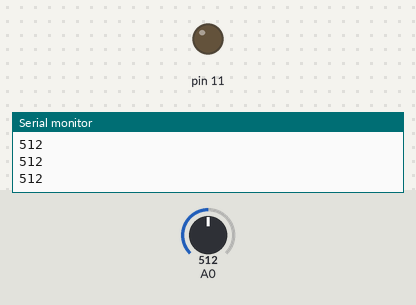
A sketch run on a simulated Arduino Uno, built with avr-gcc and run on an emulated ATmega328P. Parts: output pins drawn as LEDs (lit = HIGH), the last lines printed to the serial monitor. Inputs (shaded band) come from the test bench; at power-on: A0 = 512.

Above: at 1.2 s.
1.3 s: A0 set to 511
At 2.2 s:
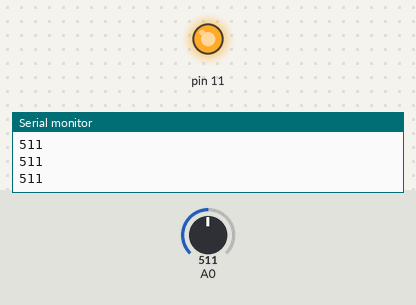
2.8 s: A0 set to 716
At 3.4 s:
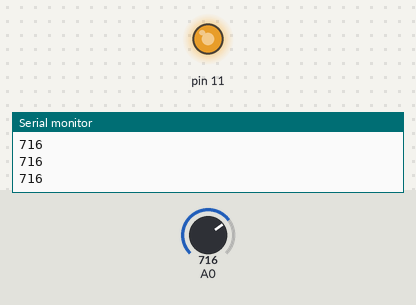
4.3 s: A0 set to 757
At 5.5 s:
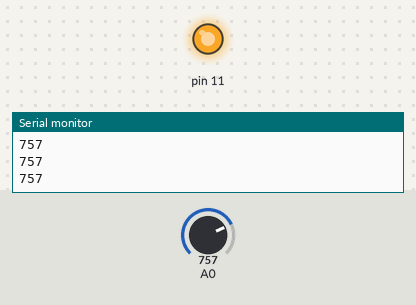
5.8 s: A0 set to 768
At 7.0 s:
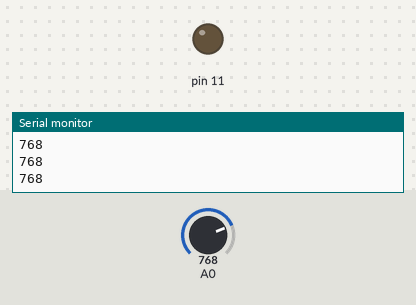
7.3 s: A0 set to 900
At 8.0 s:
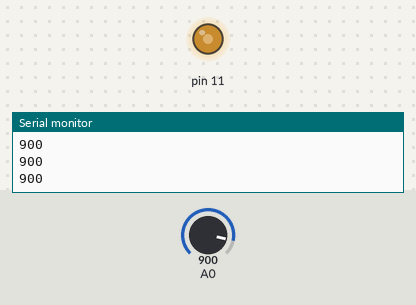
Timing chart, 0 to 9.8 s (numbered marks = the images above; inputs shaded):
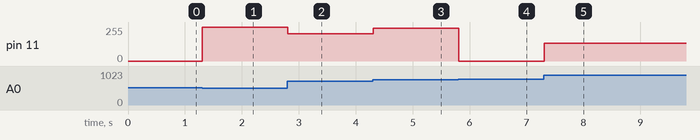

Measured:
- the behaviour switches between 512 and 511 on A0 (found by bisection; images 0 and 1)
- the behaviour switches between 767 and 768 on A0 (found by bisection; images 3 and 4)
- after the input at 1.3 s, pin 11: 0/255 → 255/255 at once
- after the input at 2.8 s, pin 11: 255/255 → 204/255 at once
- after the input at 4.3 s, pin 11: 204/255 → 245/255 at once
- after the input at 5.8 s, pin 11: 245/255 → 0/255 at once
- after the input at 7.3 s, pin 11: 0/255 → 132/255 at once

The sketch:

photo_resistor_or_ldr1.ino
```cpp
int state=0;
void setup()
{
  Serial.begin(9600);
  pinMode(11,OUTPUT);
  pinMode(A0,INPUT);
}

void loop()
{
  int a = analogRead(A0);
  Serial.println(a);
  int b = map(a,6,679,0,255);
  /*Serial.println(b);
  analogWrite(11,b);*/
  if(a<400)
  {
    if(state==0)
    {
      state=1;
      digitalWrite(11,1);
      delay(500);
    }
    else if(state==1)
    {
      state=0;
      digitalWrite(11,0);
      delay(500);
    }
  }
  else
  {
    analogWrite(11,a);
  }
}
```
